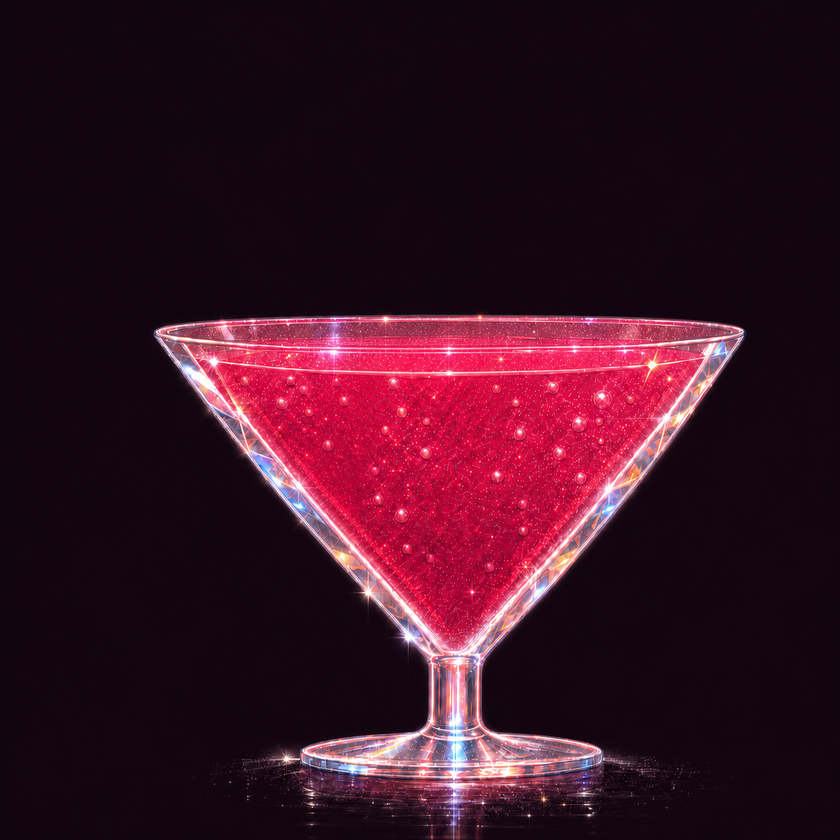
#> input picture assets/cocktail-glass-dark-v1.png, 840 x 840 px, shrunk from 1254 x 1254 before the run
$ python generate_print_invitation.py
#> lines starting #> are read from the running program, lines starting #| are printed output that depends on the picture
#!/usr/bin/env python3
"""Generate the static A4 print edition of Nastya's invitation."""

from __future__ import annotations

import math
import random
from pathlib import Path

from PIL import Image
from reportlab.graphics import renderPDF
from reportlab.graphics.barcode.qr import QrCodeWidget
from reportlab.graphics.shapes import Drawing
from reportlab.lib.colors import Color
from reportlab.lib.pagesizes import A4
from reportlab.lib.utils import ImageReader
from reportlab.pdfbase import pdfmetrics
from reportlab.pdfbase.ttfonts import TTFont
from reportlab.pdfgen import canvas


ROOT = Path(__file__).resolve().parents[1]
OUTPUT_CLEAN = ROOT / "output" / "pdf" / "nastya-bachelorette-invitation-a4.pdf"
OUTPUT_WITH_QR = ROOT / "output" / "pdf" / "nastya-bachelorette-invitation-a4-with-qr.pdf"
TMP = ROOT / "tmp" / "pdfs"
FONT = ROOT / "assets" / "fonts" / "Gabin-Regular.ttf"
SOURCE_ART = ROOT / "assets" / "cocktail-glass-dark-v1.png"
MASKED_ART = TMP / "cocktail-glass-dark-print-masked.png"
SITE_URL = "https://nikolasjirovski-collab.github.io/bachelorette-invitation/"

PAPER = (22 / 255, 11 / 255, 19 / 255)
WINE = (240 / 255, 207 / 255, 134 / 255)
INK = (234 / 255, 217 / 255, 210 / 255)
WHITE = (255 / 255, 243 / 255, 200 / 255)
ROSE = (195 / 255, 92 / 255, 124 / 255)
GOLD = (229 / 255, 189 / 255, 103 / 255)


def smoothstep(value: float) -> float:
    value = max(0.0, min(1.0, value))
    return value * value * (3.0 - 2.0 * value)


def create_masked_art() -> None:
    TMP.mkdir(parents=True, exist_ok=True)
    image = Image.open(SOURCE_ART).convert("RGBA")
    width, height = image.size
#> width = 840; height = 840
    alpha = Image.new("L", image.size)
#> alpha: PIL image 840x840 L; every value is 0
    pixels = alpha.load()
    fade_x = width * 0.075
#> fade_x = 63
    fade_top = height * 0.065
#> fade_top = 54.6
    fade_bottom = height * 0.075
#> fade_bottom = 63

    for y in range(height):
        vertical = min(y / fade_top, (height - 1 - y) / fade_bottom)
        for x in range(width):
            horizontal = min(x / fade_x, (width - 1 - x) / fade_x)
            pixels[x, y] = round(255 * smoothstep(min(horizontal, vertical)))

    image.putalpha(alpha)
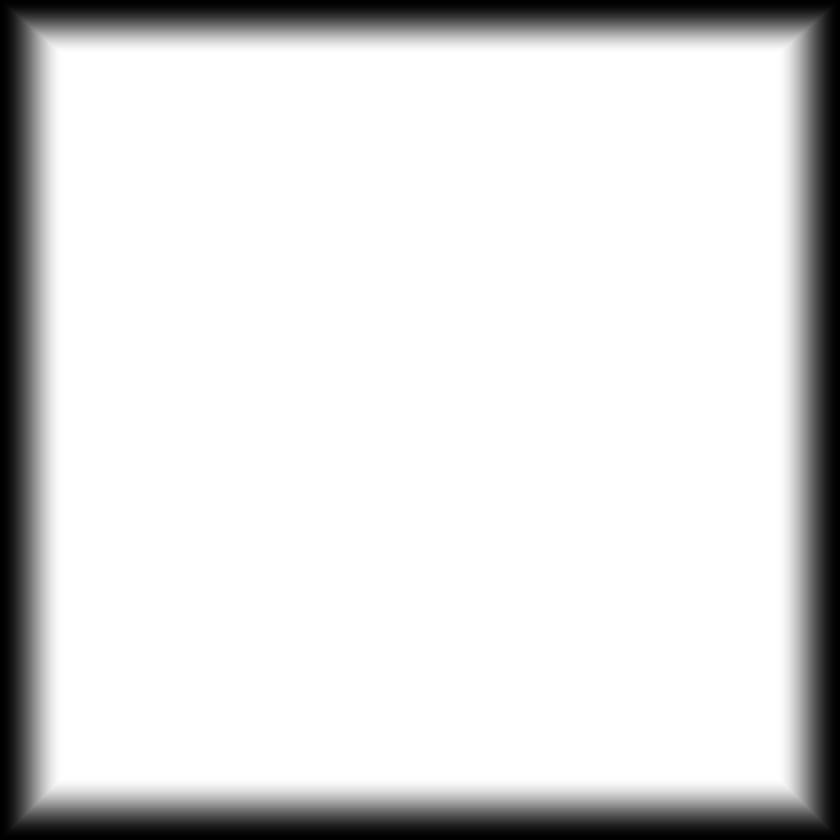
#> alpha: PIL image 840x840 L; min 0, max 255, mean 219.1
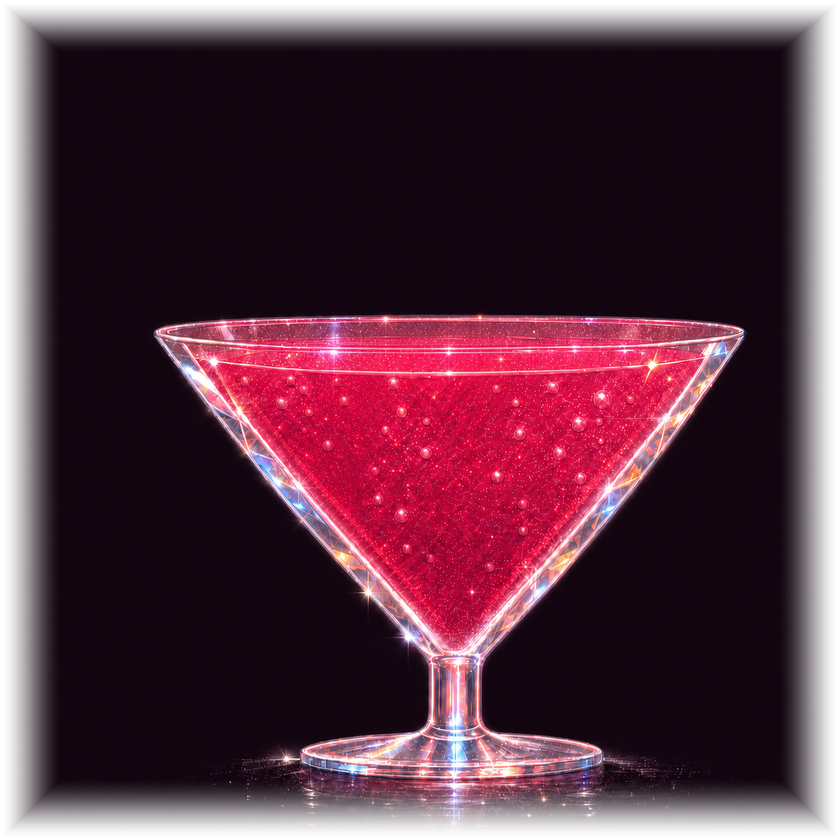
#> image: PIL image 840x840 RGBA; mean R, G, B, A 55.4, 17.9, 33.8, 219.1; transparent parts drawn white
    image.save(MASKED_ART, optimize=True)


def set_color(page: canvas.Canvas, rgb: tuple[float, float, float], alpha: float = 1) -> None:
    page.setFillColorRGB(*rgb)
    page.setFillAlpha(alpha)


# [103 lines left out: functions draw_star, draw_centered, wrap_text, draw_paragraph, draw_background, draw_qr, not called in this run]


def build_pdf(output: Path, include_qr: bool) -> None:
#> called with include_qr = False
    output.parent.mkdir(parents=True, exist_ok=True)
    TMP.mkdir(parents=True, exist_ok=True)

    pdfmetrics.registerFont(TTFont("Gabin", str(FONT)))
#> (this line was passed over: reportlab is not available in this run)
    page = canvas.Canvas(str(output), pagesize=A4, pageCompression=1)
    page.setTitle("Настя, этот вечер - твой!")
    page.setAuthor("Твои девчонки")
    page.setSubject("Печатное приглашение на девичник, 15 августа")
    draw_background(page)

    width, _ = A4
    draw_centered(page, "НАСТЯ,", 755, 49, WINE)
    draw_centered(page, "ТЫ НИ О ЧЁМ НЕ ДОГАДЫВАЕШЬСЯ...", 714, 14.3, WINE)

    draw_paragraph(
        page,
        "НО МЫ, ТВОИ ЛЮБИМЫЕ ПОДРУГИ, УЖЕ ВСЁ ПРОДУМАЛИ! ТЕБЯ ЖДЁТ ОСОБЕННЫЙ ВЕЧЕР, ПОЛНЫЙ СЮРПРИЗОВ, СМЕХА И САМЫХ ТЁПЛЫХ СЛОВ.",
        681,
        10.8,
        14.5,
        466,
        INK,
    )

    draw_centered(page, "БУДЬ ГОТОВА", 611, 8.4, INK)
    draw_star(page, width / 2, 595, 4.2, WINE, 1)
    draw_centered(page, "15 АВГУСТА   /   18:30", 563, 27, WINE)
    art_size = 340
    art_x = (width - art_size) / 2 - art_size * 0.0415
    art_y = 222
    page.drawImage(
        ImageReader(str(MASKED_ART)),
        art_x,
        art_y,
        width=art_size,
        height=art_size,
        preserveAspectRatio=True,
        mask="auto",
    )
    draw_centered(page, "ОДЕВАЙСЯ ТАК, ЧТОБЫ ЧУВСТВОВАТЬ СЕБЯ САМОЙ КРАСИВОЙ", 536, 9.4, INK)
    draw_centered(page, "(ТЫ ВСЕГДА ТАКАЯ!)", 520, 9.8, WINE)
    if include_qr:
        draw_qr(page, 480, 247, 72)

    draw_centered(page, "НИЧЕГО НЕ ПЛАНИРУЙ НА ЭТОТ ВЕЧЕР:", 177, 10.8, INK)
    draw_centered(page, "ОН ЦЕЛИКОМ ТВОЙ!", 158, 13.3, WINE)
    draw_centered(page, "ТВОИ ДЕВЧОНКИ", 123, 24, WINE)
    draw_centered(page, "НИГИНА  •  АРИНА  •  АНЯ  •  ПОЛИНА", 96, 9.4, WINE)
    draw_centered(page, "МАША  •  КАТЯ  •  АЛИНА", 79, 9.4, WINE)

    page.showPage()
    page.save()


if __name__ == "__main__":
    create_masked_art()
    build_pdf(OUTPUT_CLEAN, include_qr=False)
#> (the call stopped at in build_pdf, `page = canvas.Canvas(str(output), pagesize=A4, pageCompression=1)`: reportlab is not available in this run)
    build_pdf(OUTPUT_WITH_QR, include_qr=True)
#> (the call stopped at in build_pdf, `page = canvas.Canvas(str(output), pagesize=A4, pageCompression=1)`: reportlab is not available in this run)
